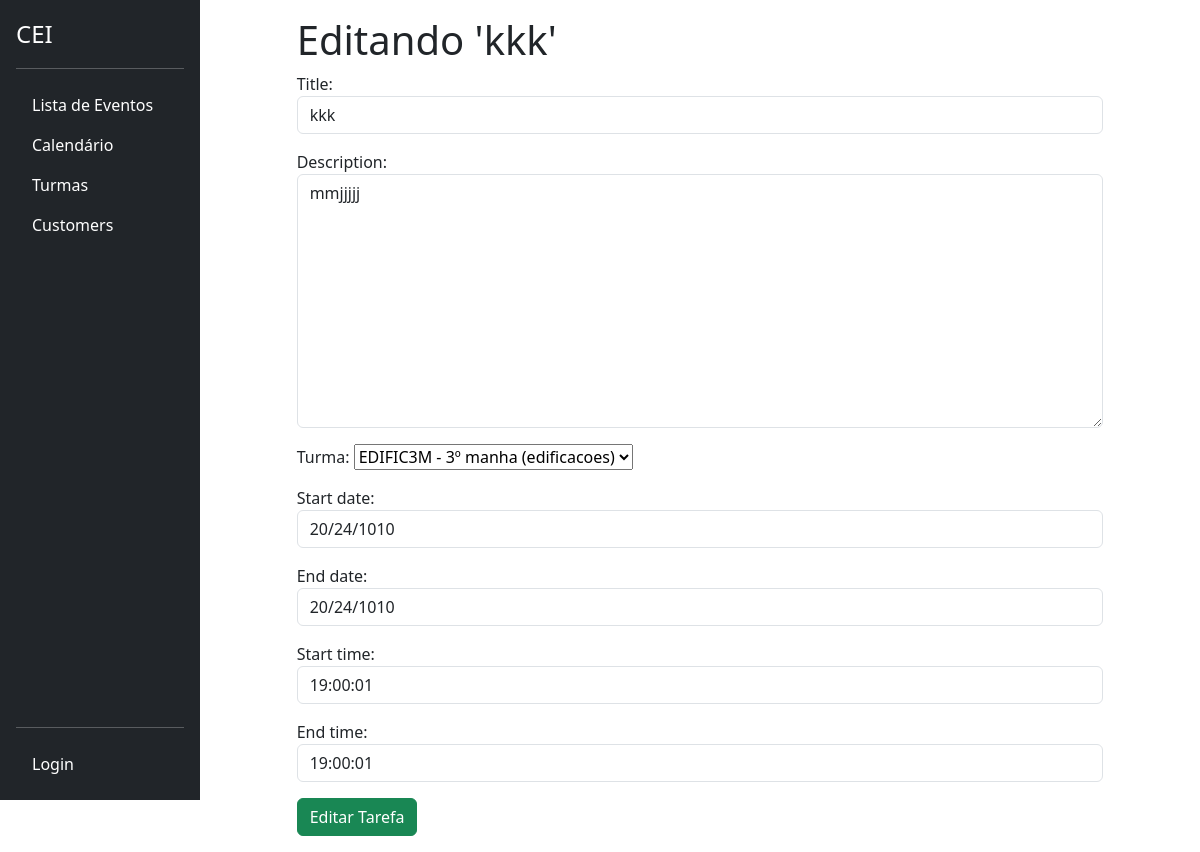
The page /list/edit/4/ on the database as committed earlier.
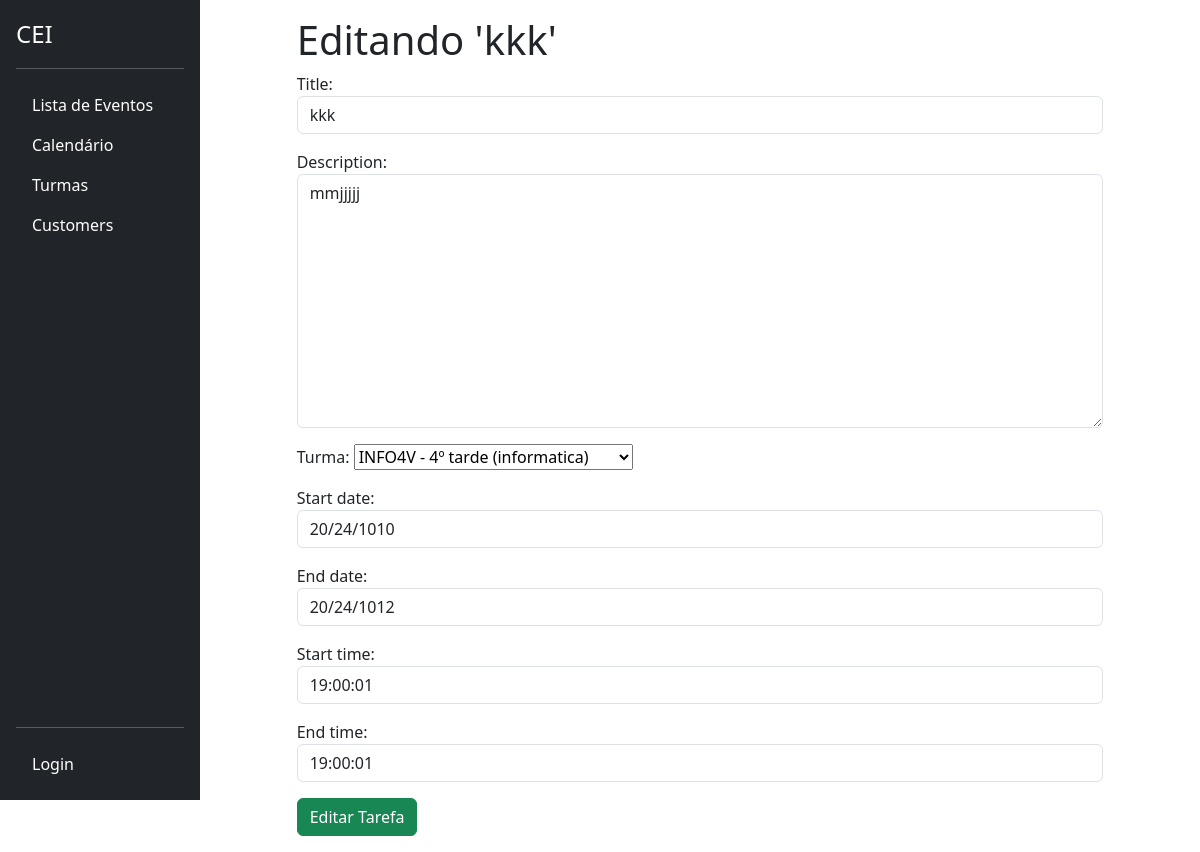
The same page on the database as committed later.
### tasks/models.py (models this page shows, shortened)
class Task(models.Model):
    id = models.BigAutoField(primary_key=True)
    title = models.CharField(max_length=255)
    description = models.TextField()
    start_date = models.DateField()
    end_date = models.DateField()
    total_subs = models.PositiveIntegerField(default=0)
    subs = models.PositiveIntegerField(default=0)
    start_time = models.TimeField()
    end_time = models.TimeField()
    usuario = models.ForeignKey(CustomUser, on_delete=models.PROTECT)
    turma = models.ForeignKey('classes.Turma', on_delete=models.CASCADE)
    created_at = models.DateTimeField(auto_now_add=True)
    updated_at = models.DateTimeField(auto_now=True)

### tasks/views.py (the view, shortened to what this page needs)
# urls.py: path('list/edit/<int:pk>/', TaskUpdateView.as_view(), name='edit-task'),  # Use pk para ID
class TaskUpdateView(GroupRequiredMixin, LoginRequiredMixin, UpdateView):
    group_required = u"Docente"
    login_url = reverse_lazy('login')
    model = Task
    form_class = TaskForm
    template_name = 'tasks/edittask.html'
    context_object_name = 'task'
    success_url = reverse_lazy('task-list')

### classes/models.py (called while the page is built)
    def __str__(self):
        return f"{self.nome} - {self.serie}º {self.turno} ({self.curso})"

### tasks/templates/tasks/edittask.html (shortened to what this page needs)
{% extends 'base.html' %}
{% load static %}
{% block content %}
<div class="offset-1 col-10 list-div">
    <h1>Editando '{{task.title}}'</h1>
    <form method="POST">
        {{ form.as_p }}
        <input type="submit" class="btn btn-success" value="Editar Tarefa">
    </form>
</div>
{% endblock %}

Rows that differ between the two databases and show on the page:
changed Task "kkk": turma "EDIFIC3M - 3º manha (edificacoes)" → "INFO4V - 4º tarde (informatica)"; end_date "20/24/1010" → "20/24/1012"
